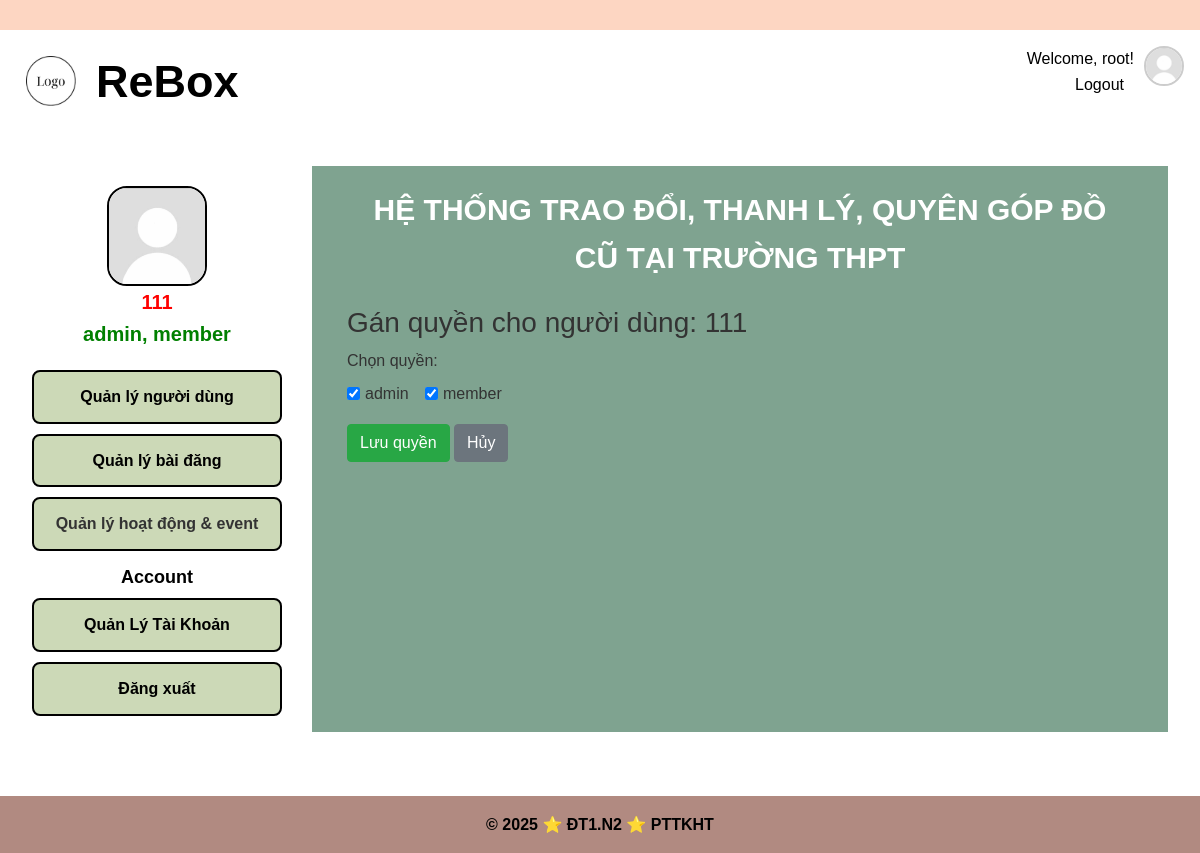
Screenshot of /admin/users/roles/1 (signed in) with the database file from the repository.
### app/models/user.py (models this page shows, shortened)
class User(UserMixin, csdl.Model):
    id = csdl.Column(csdl.Integer, primary_key=True)
    username = csdl.Column(csdl.String(50), unique=True, nullable=False)
    password  = csdl.Column(csdl.String(128), nullable=False)
    avatar = csdl.Column(csdl.Text, nullable = True)
    fullname = csdl.Column(csdl.String(120), nullable=False)
    date_of_birth = csdl.Column(csdl.Date, nullable = True)
    gender = csdl.Column(csdl.String(10), nullable = True)
    address = csdl.Column(csdl.Text, nullable = True)
    email = csdl.Column(csdl.String(120), unique=True, nullable=False)
    phone = csdl.Column(csdl.String(20), nullable=True) #co the null
    facebook = csdl.Column(csdl.Text, nullable =True)
    roles = csdl.relationship('Role', secondary='user_role', backref=csdl.backref('users', lazy='dynamic'))
    created_date = csdl.Column(csdl.DateTime, default=datetime.utcnow)  # Thêm dòng này
    def get_username(self):
        return self.username
    def has_role(self, role_name):
        for role in self.roles:
            if role.name == role_name:
                return True
        return False
    def get_role(self):
        return ', '.join(role.name for role in self.roles)

### app/models/role.py (models this page shows)
class Role(csdl.Model):
    id = csdl.Column(csdl.Integer, primary_key=True)
    name = csdl.Column(csdl.String(50), unique=True, nullable=False)  # Tên vai trò: 'admin', 'user', ...

### app/userManagement/routes.py (the view, shortened to what this page needs)
@userManagement_blueprint.route('/admin/users/roles/<int:user_id>', methods=['GET', 'POST'])
def grant_roles(user_id):
    user = User.query.get_or_404(user_id)
    if user.username == "root":
        flash('Không thể gán quyền cho tài khoản root!', 'danger')
        return redirect(url_for('userManagement.manage_user'))
    all_roles = Role.query.all()
    return render_template('userManagement/grant_roles.html', user=user, all_roles=all_roles)

### app/models/user.py (called while the page is built)
@login_manager.user_loader
def load_user(user_id): #luu ttin user by id da luu trong session login
    return User.query.get(int(user_id)) #doi tuong User chua ttin (username, pass,email, ...)

### app/userManagement/templates/userManagement/grant_roles.html
{% extends 'manageMenu.html' %}
{% block ManagementContent %}
<div class="container mt-4">
  <h3>Gán quyền cho người dùng: {{ user.get_username() }}</h3>
  <form method="POST">
    <div class="mb-3">
      <label class="form-label">Chọn quyền:</label>
      <div>
        {% for role in all_roles %}
          <div class="form-check form-check-inline">
            <input
              class="form-check-input"
              type="checkbox"
              name="roles"
              id="role{{ role.id }}"
              value="{{ role.id }}"
              {% if role in user.roles %}checked{% endif %}
            />
            <label class="form-check-label" for="role{{ role.id }}">
              {{ role.name }}
            </label>
          </div>
        {% endfor %}
      </div>
    </div>
    <button type="submit" class="btn btn-success">Lưu quyền</button>
    <a href="{{ url_for('userManagement.manage_user') }}" class="btn btn-secondary">Hủy</a>
  </form>
</div>
{% endblock %}

### app/templates/manageMenu.html (shortened to what this page needs)
{% extends 'base.html' %}
{% block extra_css %}
<link
  rel="stylesheet"
  href="{{ url_for('static', filename='css/admin.css') }}"
/>
<link
  rel="stylesheet"
  href="{{ url_for('static', filename='css/color.css') }}"
/>
{% endblock %}
{% block content %}
<div class="manageMenu">
  <div class="manageMenu-sidebar">
    <aside class="manageMenu-aside">
      <div class="admin-info">
        <img
          src="{{ user.avatar or url_for('static', filename='image/avatar.png') }}"
          alt="Avatar"
          width="100px"
          style="
            display: block;
            margin: 0 auto;
            border: 2px solid black;
            border-radius: 20px;
          "
        />
        <div style="text-align: center; font-size: 20px; font-weight: bold">
          <div style="color: red">{{ user.username }}</div>
          <div style="color: green">
            {{ user.get_role() if user and user.get_role() else 'Không có vai
            trò' }}
          </div>
        </div>
      </div>
      <nav class="manageMenu-nav">
        <ul>
          {% if has_role(current_user,'admin') %}
          <li>
            <a href="{{ url_for('userManagement.manage_user') }}">
              Quản lý người dùng
            </a>
          </li>
          <li>
            <a href="{{ url_for('postManagement.manage_post') }}">
              Quản lý bài đăng
            </a>
          </li>
          <li>Quản lý hoạt động & event</li>
          {%endif%}
        </ul>
        <h1>Account</h1>
        <ul>
          <li>
            <a href="{{ url_for('accountManagement.view_profile') }}">
              Quản Lý Tài Khoản
            </a>
          </li>
          <li>
            <a href="{{ url_for('auth.logout') }}"> Đăng xuất </a>
          </li>
        </ul>
      </nav>
    </aside>
  </div>
  <div class="manageMenu-content">
    <p
      style="
        text-align: center;
        font-size: 30px;
        color: white;
        font-weight: bold;
        padding-left: 30px;
        padding-right: 30px;
      "
    >
      HỆ THỐNG TRAO ĐỔI, THANH LÝ, QUYÊN GÓP ĐỒ CŨ TẠI TRƯỜNG THPT
    </p>
    {% block ManagementContent %}{% endblock %}
  </div>
</div>
{% endblock %}

### app/templates/base.html (shortened to what this page needs)
<!DOCTYPE html>
<html lang="vi-VN">
  <head>
    <link
      rel="stylesheet"
      href="https://cdn.jsdelivr.net/npm/bootstrap@4.0.0/dist/css/bootstrap.min.css"
    />
    <link
      rel="stylesheet"
      href="{{ url_for('static', filename='css/base.css') }}"
    />
    {% block extra_css %}{% endblock %}
  </head>
  <body>
    <header>
      <div class="top-bar"></div>
      <div class="header-logo">
        <div class="logo-image">
          <a href="{{ url_for('home.homepage') }}">
            <img
              src="{{ url_for('static', filename='image/logo.png') }}"
              alt="logo"
              style="width: 50px"
            />
          </a>
        </div>
        <div class="name-web">
          <p>ReBox</p>
        </div>
        <div class="select-login">
          <nav class="nav-select-login">
            {% if current_user.is_authenticated %}
            <p>Welcome, {{ current_user.username }}!</p>
            <a href="{{ url_for('auth.logout') }}">Logout</a>
            {% else %}
            <a href="{{ url_for('auth.login') }}">Login</a> |
            <a href="{{ url_for('auth.register') }}">Register</a> |
            <a href="{{ url_for('auth.adminLogin') }}">Admin</a>
            {% endif %}
          </nav>
        </div>
        <div class="dropdown">
          <a  id="avatarDropdown" data-bs-toggle="dropdown" aria-expanded="false">
            <img src="{{ user.avatar or url_for('static', filename='image/avatar.png') }}" alt="avatar" class="rounded-circle" width="40" height="40" style="object-fit: cover; border: 2px solid #ccc; margin-left: 10px; cursor: pointer;">
          </a>
        </div>
      </div>
    </header>
    <main>{% block content %} {% endblock %}</main>
    <footer>
      <div class="footer-content">
        <p>&copy; 2025 ⭐ ĐT1.N2 ⭐ PTTKHT</p>
      </div>
    </footer>
  </body>
</html>

### app/static/css/base.css (style rules this page uses)
:root { --topBar: var(--mau2); --header: white; --menu-bar-color: var(--mau4); --selected-menu-color: var(--mau3); --text-select-login: var(--mau6); --btn-search: var(--mau9); --btn-search-hover: var(--mau8); --footer-background: var(--mau6); --text-header: black; --text-login-register: black; --text-menu-login-register: black; --text-footer: white; --text-menu-home: white; --text-menu-home-hover: black; --text-menu-home-selected: black; --text-btn-search: white; --text-btn-search-hover: black; --mau1: #86946d; --mau2: #fdd6c2; --mau3: #ccd9b7; --mau4: #7fa390; --mau5: #b0e1e1; --mau6: #b18a81; --mau7: #d9c297; --mau8: #c4a289; --mau9: #7b544c; --mau20: #f6ffe7; }
* { margin: 0; padding: 0; box-sizing: border-box; }
p { margin-bottom: 0px !important; }
html, body { height: 100%; margin: 0; display: flex; flex-direction: column; }
body { font-family: "Arial", sans-serif; background-color: white; color: #333; line-height: 1.6; }
.logo-image { margin: 10px; }
.name-web { margin: 0 10px !important; font-size: 45px; font-weight: bold; }
.top-bar { height: 30px; background-color: var(--topBar); z-index: 999; }
header { display: table-row; }
.header-logo { display: flex; background-color: var(--header); color: var(--text-header); padding: 1rem; }
.select-login { margin-left: auto; text-align: right; color: var(--text-login-register); text-decoration: none; }
.nav-select-login a { color: var(--text-menu-login-register); margin: 0 10px; text-decoration: none; }
main { padding: 2rem; flex: 1; }
footer { background-color: var(--footer-background); color: var(--text-header); text-align: center; padding: 1rem; margin-top: 2rem; font-weight: bold; }

### app/static/css/admin.css (style rules this page uses)
.manageMenu { display: flex; }
.admin-info { margin-top: 20px; background-color: white; }
.manageMenu-sidebar { width: 250px; background-color: white; margin-right: 30px; }
.manageMenu-content { flex: 1; background-color: var(--mau4); padding: 20px; }
.manageMenu-nav { margin-top: 20px; }
.manageMenu-nav ul { list-style: none; padding: 0; }
.manageMenu-nav li a { color: black !important; text-decoration: none; }
.manageMenu-nav li { border-radius: 8px; border: 2px solid black; margin: 10px 0; cursor: pointer; background-color: var(--mau3); padding: 12px 16px; transition: background-color 0.2s ease; text-align: center; font-weight: bold; }
.manageMenu-nav h1 { font-size: large; font-weight: bold; text-align: center; color: black; }

### app/static/css/color.css (style rules this page uses)
:root { --sidebar-background: white; --user-info-background: var(--mau13); --profile-menu-li-hover-background: var(--mau4); --profile-menu-li-hover-color: white; --profile-menu-li-active-background: var(--mau3); --profile-menu-li-active-color: black; --accManagement-main-background: var(--mau4); --accManagement-tab-background: var(--mau13); --accManagement-tab-ul-hover-background: var(--mau4); --accManagement-tab-ul-hover-color: white; --profile-content-background: var(--mau13); --mau1: #86946d; --mau2: #fdd6c2; --mau3: #ccd9b7; --mau4: #7fa390; --mau5: #b0e1e1; --mau6: #b18a81; --mau7: #d9c297; --mau8: #c4a289; --mau9: #7b544c; --mau10: #f6f0eb; --mau11: #d6e1d1; --mau12: #241f1c; --mau13: #fff2e3; --mau14: #f6ffe7; }

### rows the page displays
User: username "root"
User: avatar (placeholder picture), username "111", get_username "111"
Role: name.name "admin, member", name "admin"
Role: name "member"
